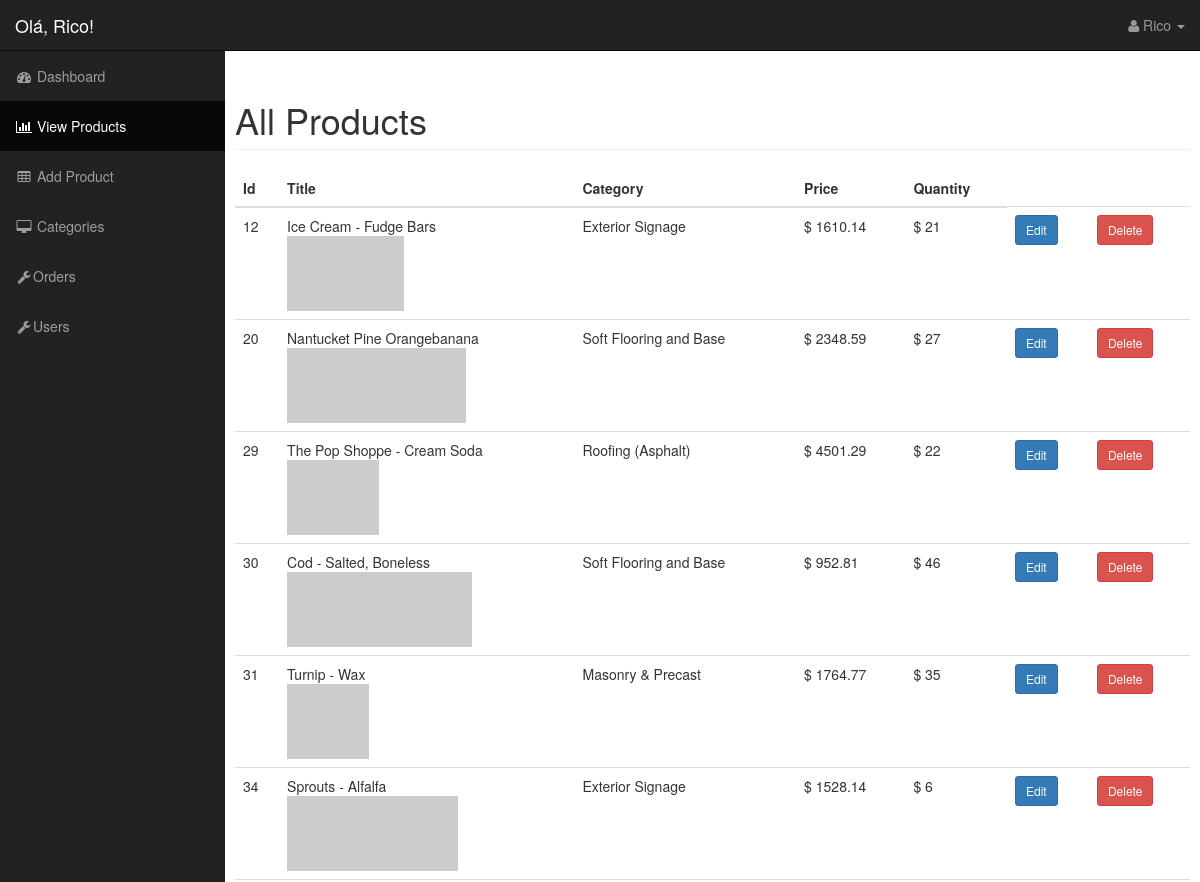
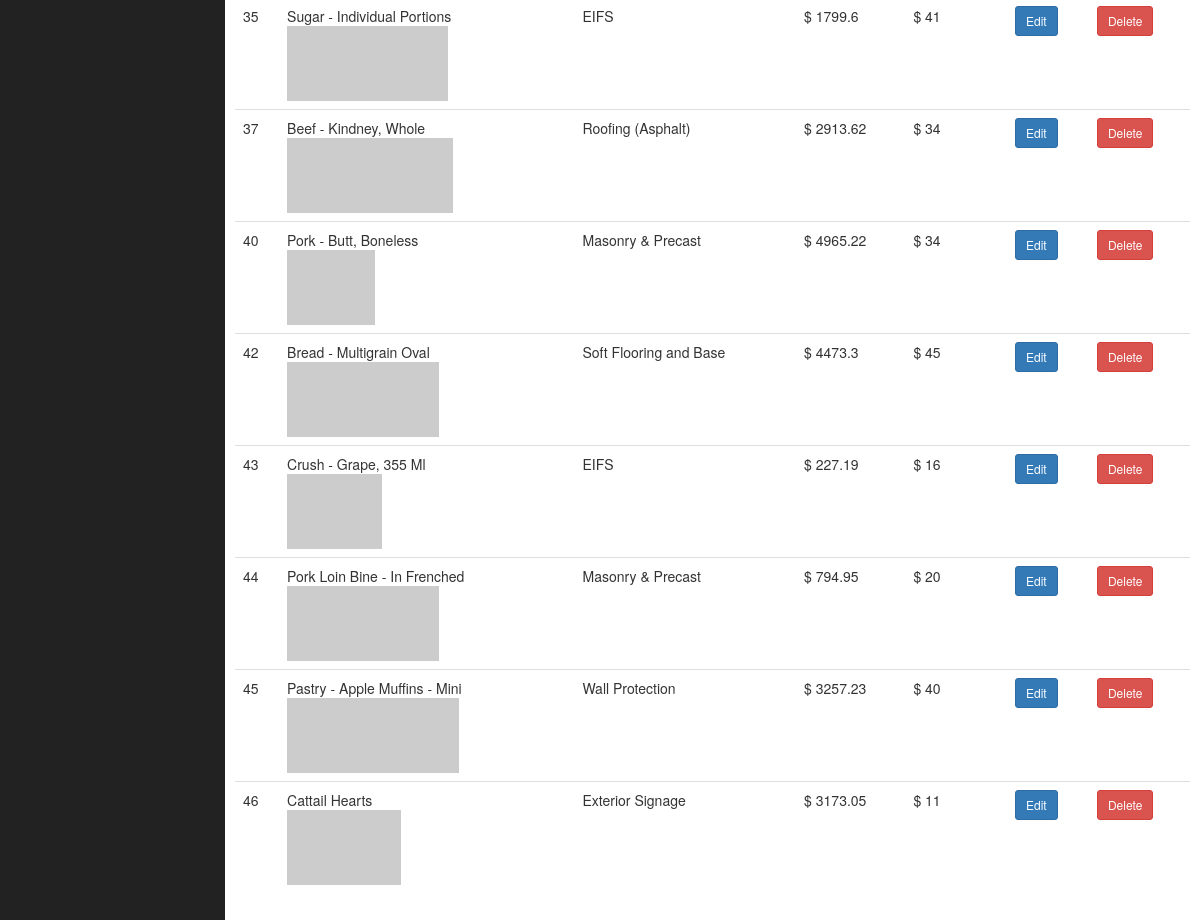
Screenshot of /admin?page=products (signed in) with the database file from the repository (2 pictures, top to bottom).
### tables this page shows
CREATE TABLE `products` (
  `id` int(11) NOT NULL,
  `title` varchar(255) NOT NULL,
  `cat_id` int(11) NOT NULL,
  `price` double NOT NULL,
  `quantity` int(11) NOT NULL DEFAULT '0',
  `description_short` varchar(255) DEFAULT NULL,
  `description` text NOT NULL,
  `image` varchar(255) NOT NULL
);

CREATE TABLE `categories` (
  `id` int(11) NOT NULL,
  `title` varchar(255) NOT NULL,
  `description` text
);

### admin/index.php (called while the page is built, shortened)
<?php
require_once TEMPLATE_BACK . '/header.php';
isset($_GET['page']) ? include $_GET['page'] . '.php' : include 'dashboard.php';
require_once TEMPLATE_BACK . '/footer.php';

### resources/functions.php (called while the page is built, shortened)
		<?php
function query($sql) {
	global $connection;
	return mysqli_query($connection, $sql);
}
function fetch_array($result) {
	return mysqli_fetch_array($result);
}
		?>

### admin/products.php (the view, shortened to what this page needs)
<div id="page-wrapper">
  <div class="container-fluid">
   <div class="row">
    <h1 class="page-header">All Products</h1>
   <table class="table table-hover">
    <thead>
      <tr>
        <th>Id</th>
        <th>Title</th>
        <th>Category</th>
        <th>Price</th>
        <th>Quantity</th>
      </tr>
    </thead>
     <tbody>
      <?php
        $query = query("
          SELECT
            products.title as product ,
            products.image as image,
            products.id as id,
            products.price as price,
            products.quantity as quantity,
            categories.title as category
          FROM
            products
          LEFT JOIN
            categories
          ON
            products.cat_id = categories.id");
        while ($row = fetch_array($query)) {
          $id = $row['id'];
          ?>
          <tr>
            <td><?= $row['id'] ?></td>
            <td><?= $row['product'] ?> <br>
              <img src="<?= $row['image'] ?>" alt="<?= $row['product'] ?>" height=75px>
            </td>
            <td><?= $row['category'] ?></td>
            <td>$ <?= $row['price'] ?></td>
            <td>$ <?= $row['quantity'] ?></td>
            <td>
              <a class="btn btn-sm btn-primary" href="?page=edit_product">Edit</a>
            </td>
            <td>
              <form method="post" action="">
                <button type="submit" class="btn btn-sm btn-danger" name="delete_product" value="<?= $id ?>">
                  Delete
                </button>
              </form>
            </td>
          </tr>
          <?php
        }
      ?>
      </tbody>
    </table>
    </div>
  </div>
</div>

### admin/css/sb-admin.css (style rules this page uses)
body { margin-top: 100px; background-color: #222; }
@media (min-width:768px) { body { margin-top: 50px; } }
#page-wrapper { width: 100%; padding: 0; background-color: #fff; }
@media (min-width:768px) { #page-wrapper { padding: 10px; } }

### rows the page displays
products: id "12", title "Ice Cream - Fudge Bars", cat.title "Exterior Signage", price "1610.14", quantity "21"
products: id "20", title "Nantucket Pine Orangebanana", cat.title "Soft Flooring and Base", price "2348.59", quantity "27"
products: id "29", title "The Pop Shoppe - Cream Soda", cat.title "Roofing (Asphalt)", price "4501.29", quantity "22"
products: id "30", title "Cod - Salted, Boneless", cat.title "Soft Flooring and Base", price "952.81", quantity "46"
products: id "31", title "Turnip - Wax", cat.title "Masonry & Precast", price "1764.77", quantity "35"
products: id "34", title "Sprouts - Alfalfa", cat.title "Exterior Signage", price "1528.14", quantity "6"
products: id "35", title "Sugar - Individual Portions", cat.title "EIFS", price "1799.6", quantity "41"
products: id "37", title "Beef - Kindney, Whole", cat.title "Roofing (Asphalt)", price "2913.62", quantity "34"
products: id "40", title "Pork - Butt, Boneless", cat.title "Masonry & Precast", price "4965.22", quantity "34"
products: id "42", title "Bread - Multigrain Oval", cat.title "Soft Flooring and Base", price "4473.3", quantity "45"
products: id "43", title "Crush - Grape, 355 Ml", cat.title "EIFS", price "227.19", quantity "16"
products: id "44", title "Pork Loin Bine - In Frenched", cat.title "Masonry & Precast", price "794.95", quantity "20"
products: id "45", title "Pastry - Apple Muffins - Mini", cat.title "Wall Protection", price "3257.23", quantity "40"
products: id "46", title "Cattail Hearts", cat.title "Exterior Signage", price "3173.05", quantity "11"

### other values shown
$_SESSION['username'] "Rico"
